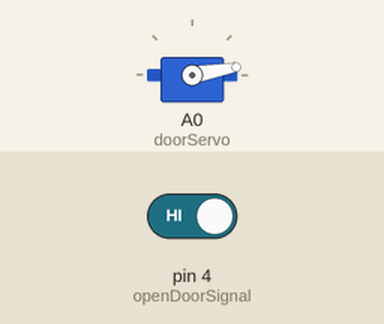
Simulated run of this sketch. Board: Arduino Uno, built with avr-gcc and run on an emulated ATmega328P. Shown: servo. The inputs (shaded band) are chosen by the test bench; at power-on: pin 4 (openDoorSignal) HIGH. What the sketch prints to the serial monitor is not drawn.

Above: at 6.0 s.
6.1 s: pin 4 (openDoorSignal) driven LOW
At 6.83 s:
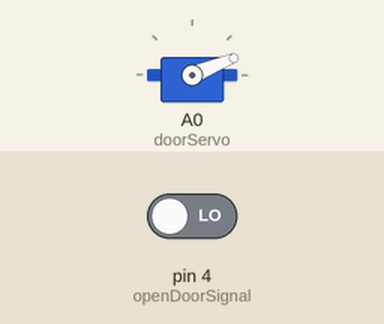
At 7.91 s:
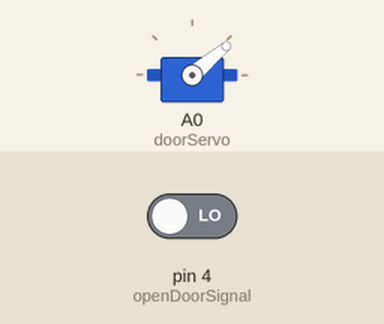
15.1 s: pin 4 (openDoorSignal) driven HIGH
At 17.0 s:
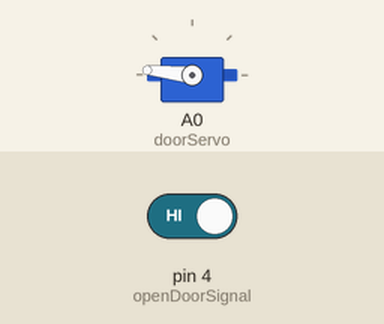
Timing chart, 0 to 18.5 s (numbered marks = the images above; inputs shaded):
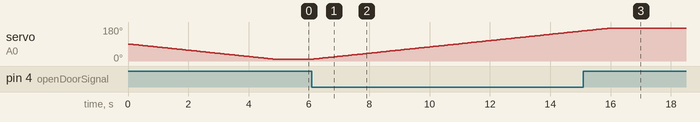

The sketch:

open_door_by_button.ino
```cpp
#include <Servo.h>
Servo doorServo;

const int openDoorSignal = 4;
const int doorClosedAngle = 10;
const int doorOpenAngle = 175;
bool doorOpen = 0;
int doorAngle = doorClosedAngle;
int currentServoAngle = 0;


void setup() {
  Serial.begin(9600);
  // put your setup code here, to run once:
  doorServo.attach(A0);
  pinMode(openDoorSignal, INPUT_PULLUP);
  currentServoAngle = doorServo.read();
  Serial.println(currentServoAngle);
  closeDoor();
}

void loop() {
  //Serial.println("Something");
  // put your main code here, to run repeatedly:
  if (doorOpen == false && digitalRead(openDoorSignal) == LOW) {
    openDoor();
  }
  if (doorOpen == true && digitalRead(openDoorSignal) == LOW) {
    closeDoor();
  }
}


void openDoor() {
  // Open the door to the open angle
  for (doorAngle = currentServoAngle; doorAngle < doorOpenAngle; doorAngle++) {
    doorServo.write(doorAngle);
    delay(60);
  }
  doorOpen = true;
  currentServoAngle = doorServo.read();
}

void closeDoor() {
  for (doorAngle = currentServoAngle; doorAngle >= doorClosedAngle; doorAngle--) {
    doorServo.write(doorAngle);
    delay(60);
  }
  doorOpen = false;
  currentServoAngle = doorServo.read();
}
```

Measured:
- after the input at 6.1 s, servo on A0 (doorServo): moves from 10° to 159° over 8.9 s, starting after 0.06 s
- after the input at 15.1 s, servo on A0 (doorServo): goes on until 16.0 s, then stays 174°
